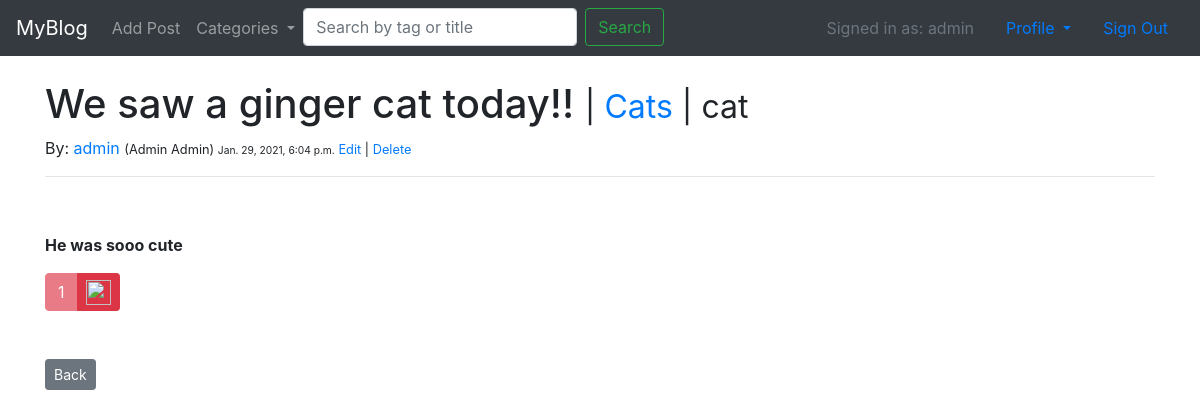
Screenshot of /blog/14/ (signed in) with the database file from the repository.
### blog/models.py (models this page shows, shortened)
class BlogPost(models.Model):
    author = models.ForeignKey(User, on_delete=models.CASCADE)
    title = models.CharField(max_length=200)
    snippet = models.CharField(max_length=250)
    header_img = models.ImageField(null=True, blank=True, upload_to='images/')
    text = RichTextField(blank=True, null=True)
    pub_date = models.DateTimeField('date published', auto_now_add=True)
    liked = models.BooleanField(default=False)
    likes = models.ManyToManyField(User, related_name='blogposts')
    tag = models.CharField(max_length=150, default="No tag")
    category = models.ForeignKey(Category, on_delete=models.CASCADE, null=True, blank=True)

class Category(models.Model):
    name = models.CharField(max_length=150)
    def __str__(self):
        return self.name

### blog/views.py (the view)
# urls.py: path('<int:pk>/', views.DetailView.as_view(), name='detail'),
class DetailView(generic.DetailView):
    model = BlogPost
    template_name = 'blog/detail.html'
    def get_context_data(self, *args, **kwargs):
        data = super(DetailView, self).get_context_data(**kwargs)
        curr_post = get_object_or_404(BlogPost, id=self.kwargs['pk'])
        liked = False
        if curr_post.likes.filter(id=self.request.user.id).exists():
            liked = True
        data['liked'] = liked
        return data

### blog/custom_context_processor.py (called while the page is built)
def subject_renderer(request):
    return {
        'cat_menu': Category.objects.all(),
    }

### blog/templates/blog/detail.html (shortened to what this page needs)
{% extends 'base.html' %}
{% load static %}
{% block content %}
    <h1>{{ blogpost.title }} <small>| <a href="{% url 'blog:category' blogpost.category %}">{{ blogpost.category }}</a> | {{ blogpost.tag }}</small></h1>
    By: <a href="{% url 'users:profile' blogpost.author.userprofile.id %}" >{{ blogpost.author.get_username }} </a> <small>({{ blogpost.author.first_name }} {{ blogpost.author.last_name }})
    <small>{{ blogpost.pub_date }}</small>
    {% if user.is_authenticated and user.id == blogpost.author.id %}
        <a href="{% url 'blog:update_post' blogpost.id %}" >Edit</a> | <a href="{% url 'blog:delete_post' blogpost.id %}" >Delete</a>
        {% endif %}
    </small><br/>
    <hr>
    <br/>
    <p>{{ blogpost.text|safe }} </p>
    {% if user.is_authenticated %}
        {% if liked %}
        <form action="{% url 'blog:like_post' blogpost.id %}" method="post" >
            <div class="btn-group" role="group" aria-label="Basic mixed styles example">
                <button type="button" class="btn btn-danger" disabled>{{ blogpost.likes.count }}</button>
              <button class="btn btn-danger btn-sm" type='submit'  name="blogpost_id" value="{{ blogpost.id }}"> <img src="https://img.icons8.com/color/48/000000/like--v1.png" width="25" height="25" /> </button>
            </div>
        </form>
            {% endif %}
    {% endif %}
    <br/><br/>
<a class="btn btn-secondary btn-sm" href="{% url 'blog:index' %}" role="button">Back</a>
 {% endblock %}

### blog/templates/base.html (shortened to what this page needs)
<!doctype html>
<html lang="en">
  <head>
    <link rel="stylesheet" href="https://cdn.jsdelivr.net/npm/bootstrap@4.5.3/dist/css/bootstrap.min.css">
  </head>
  <body>
  <nav class="navbar navbar-expand-lg navbar-dark bg-dark">
  <a class="navbar-brand" href="{% url 'blog:index' %}">MyBlog</a>
  <div class="collapse navbar-collapse" id="navbarSupportedContent">
    <ul class="navbar-nav mr-auto">
         {% if user.is_authenticated %}
            <li class="nav-item">
             <a class="nav-link" href="{% url 'blog:add_post' %}">Add Post</a>
            </li>
          {% endif %}
    <li class="nav-item dropdown">
       <a class="nav-link dropdown-toggle" href="#" id="navbarDropdown" role="button" data-toggle="dropdown" aria-haspopup="true" aria-expanded="false">
          Categories
        </a>
      </li>
        <li>
            <form action="{% url 'blog:search_by_tag'%}"  class="form-inline my-2 my-lg-0" method="get">
      <input name="tag" class="form-control mr-sm-2" type="search" placeholder="Search by tag or title" aria-label="Search">
      <button class="btn btn-outline-success my-2 my-sm-0" type="submit">Search</button>
    </form>
        </li>
    </ul>
      <ul class="nav justify-content-end">
          {% if user.is_authenticated %}
              <li class="nav-item">
               <a class="nav-link disabled" href="#" tabindex="-1" aria-disabled="true">Signed in as: {{ user.get_username }}</a>
              </li>
               <li class="nav-item dropdown">
       <a class="nav-link dropdown-toggle" href="#" id="navbarDropdown" role="button" data-toggle="dropdown" aria-haspopup="true" aria-expanded="false">
          Profile
        </a>
      </li>
              <li class="nav-item">
                <a class="nav-link" href="{% url 'logout' %}">Sign Out</a>
              </li>
          {% endif %}
      </ul>
  </div>
</nav>
  <br/>
    <div class="container">
    {% block content %}
    {% endblock %}
    </div>
  </body>
</html>

### rows the page displays
BlogPost: title "We saw a ginger cat today!!", category "Cats", tag "cat", author.get_username "admin", author.first_name "Admin", author.last_name "Admin", pub_date "Jan. 29, 2021, 6:04 p.m.", text "He was sooo cute", likes.count "1"

### other values shown
{{ user.get_username }} "admin"
